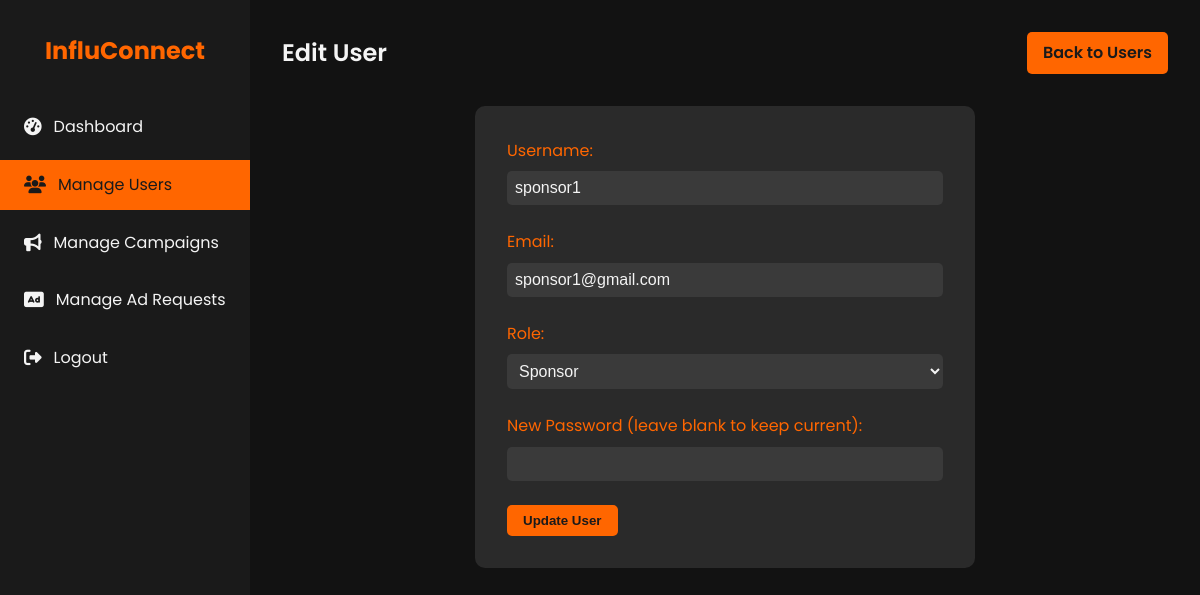
/admin/users/2/edit (signed in), run on the app's committed database.
### models.py (models this page shows, shortened)
class User(db.Model, UserMixin):
    id = db.Column(db.Integer, primary_key=True)
    username = db.Column(db.String(80), unique=True, nullable=False)
    password = db.Column(db.String(200), nullable=False)
    email = db.Column(db.String(120), unique=True, nullable=False)
    role = db.Column(db.String(50), nullable=False)  # admin, sponsor, influencer
    is_active = db.Column(db.Boolean, default=True)
    sponsor = db.relationship('Sponsor', back_populates='user', uselist=False)
    influencer = db.relationship('Influencer', back_populates='user', uselist=False)

### app.py (the view, shortened to what this page needs)
    @app.route('/admin/users/<int:user_id>/edit', methods=['GET', 'POST'])
    @login_required
    @admin_required
    def admin_user_edit(user_id):
        user = User.query.get_or_404(user_id)
        return render_template('admin_user_edit.html', user=user)

### templates/admin_user_edit.html (shortened to what this page needs)
<!DOCTYPE html>
<html lang="en">
<head>
    <link rel="stylesheet" href="https://cdnjs.cloudflare.com/ajax/libs/font-awesome/6.1.1/css/all.min.css">
</head>
<body>
    <div class="dashboard">
        <aside class="sidebar">
            <div class="logo">
                <h1>InfluConnect</h1>
            </div>
            <nav>
                <ul class="nav-menu">
                    <li class="nav-item">
                        <a href="{{ url_for('admin_dashboard') }}" class="nav-link">
                            <i class="fas fa-tachometer-alt"></i> Dashboard
                        </a>
                    </li>
                    <li class="nav-item">
                        <a href="{{ url_for('admin_users') }}" class="nav-link active">
                            <i class="fas fa-users"></i> Manage Users
                        </a>
                    </li>
                    <li class="nav-item">
                        <a href="{{ url_for('admin_campaigns') }}" class="nav-link">
                            <i class="fas fa-bullhorn"></i> Manage Campaigns
                        </a>
                    </li>
                    <li class="nav-item">
                        <a href="{{ url_for('admin_ad_requests') }}" class="nav-link">
                            <i class="fas fa-ad"></i> Manage Ad Requests
                        </a>
                    </li>
                    <li class="nav-item">
                        <a href="{{ url_for('logout') }}" class="nav-link">
                            <i class="fas fa-sign-out-alt"></i> Logout
                        </a>
                    </li>
                </ul>
            </nav>
        </aside>
        <main class="main-content">
            <header class="header">
                <h1 class="welcome-text">Edit User</h1>
                <a href="{{ url_for('admin_users') }}" class="btn">Back to Users</a>
            </header>
            <section class="edit-form">
                <form action="{{ url_for('admin_user_edit', user_id=user.id) }}" method="post">
                    <div class="form-group">
                        <label for="username">Username:</label>
                        <input type="text" id="username" name="username" value="{{ user.username }}" required>
                    </div>
                    <div class="form-group">
                        <label for="email">Email:</label>
                        <input type="email" id="email" name="email" value="{{ user.email }}" required>
                    </div>
                    <div class="form-group">
                        <label for="role">Role:</label>
                        <select id="role" name="role">
                            <option value="sponsor" {% if user.role == 'sponsor' %}selected{% endif %}>Sponsor</option>
                        </select>
                    </div>
                    <div class="form-group">
                        <label for="password">New Password (leave blank to keep current):</label>
                        <input type="password" id="password" name="password">
                    </div>
                    <button type="submit" class="btn">Update User</button>
                </form>
            </section>
        </main>
    </div>
</body>
</html>

### templates/admin_user_edit.html (style rules this page uses)
:root { --primary-color: #1a1a1a; --secondary-color: #ff6600; --text-color: #f4f4f4; --bg-color: #121212; --card-bg-color: #2a2a2a; --hover-color: #ff8533; --input-bg-color: #3a3a3a; }
* { margin: 0; padding: 0; box-sizing: border-box; }
body { font-family: 'Poppins', sans-serif; line-height: 1.6; color: var(--text-color); background-color: var(--bg-color); }
.dashboard { display: flex; min-height: 100vh; }
.sidebar { width: 250px; background-color: var(--primary-color); padding: 2rem 0; position: fixed; height: 100vh; overflow-y: auto; }
.logo { text-align: center; margin-bottom: 2rem; }
.logo h1 { color: var(--secondary-color); font-size: 1.5rem; }
.nav-menu { list-style-type: none; }
.nav-item { margin-bottom: 0.5rem; }
.nav-link { display: flex; align-items: center; padding: 0.75rem 1.5rem; color: var(--text-color); text-decoration: none; transition: all 0.3s ease; }
.nav-link:hover, .nav-link.active { background-color: var(--secondary-color); color: var(--primary-color); }
.nav-link i { margin-right: 0.75rem; font-size: 1.1rem; }
.main-content { flex-grow: 1; margin-left: 250px; padding: 2rem; }
.header { display: flex; justify-content: space-between; align-items: center; margin-bottom: 2rem; }
.welcome-text { font-size: 1.5rem; font-weight: 600; }
.btn { background-color: var(--secondary-color); color: var(--primary-color); padding: 0.5rem 1rem; border: none; border-radius: 5px; cursor: pointer; font-weight: 600; transition: all 0.3s ease; text-decoration: none; display: inline-block; }
.edit-form { background-color: var(--card-bg-color); border-radius: 10px; padding: 2rem; max-width: 500px; margin: 0 auto; }
.form-group { margin-bottom: 1.5rem; }
.form-group label { display: block; margin-bottom: 0.5rem; color: var(--secondary-color); }
.form-group input, .form-group select { width: 100%; padding: 0.5rem; border-radius: 5px; border: none; background-color: var(--input-bg-color); color: var(--text-color); font-size: 1rem; }

### data on the page
User: username "sponsor1", email "sponsor1@gmail.com", role "Sponsor"
